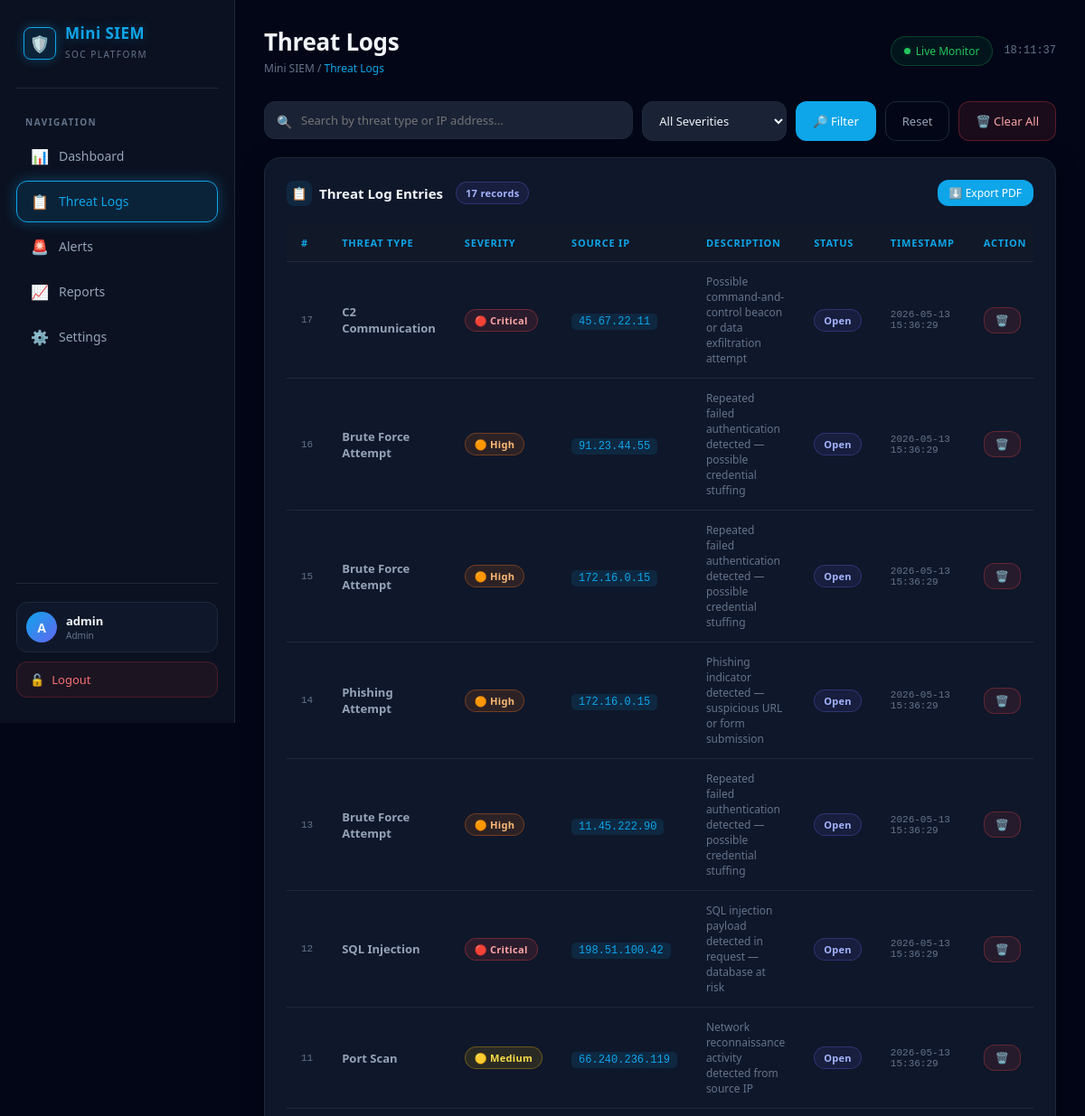
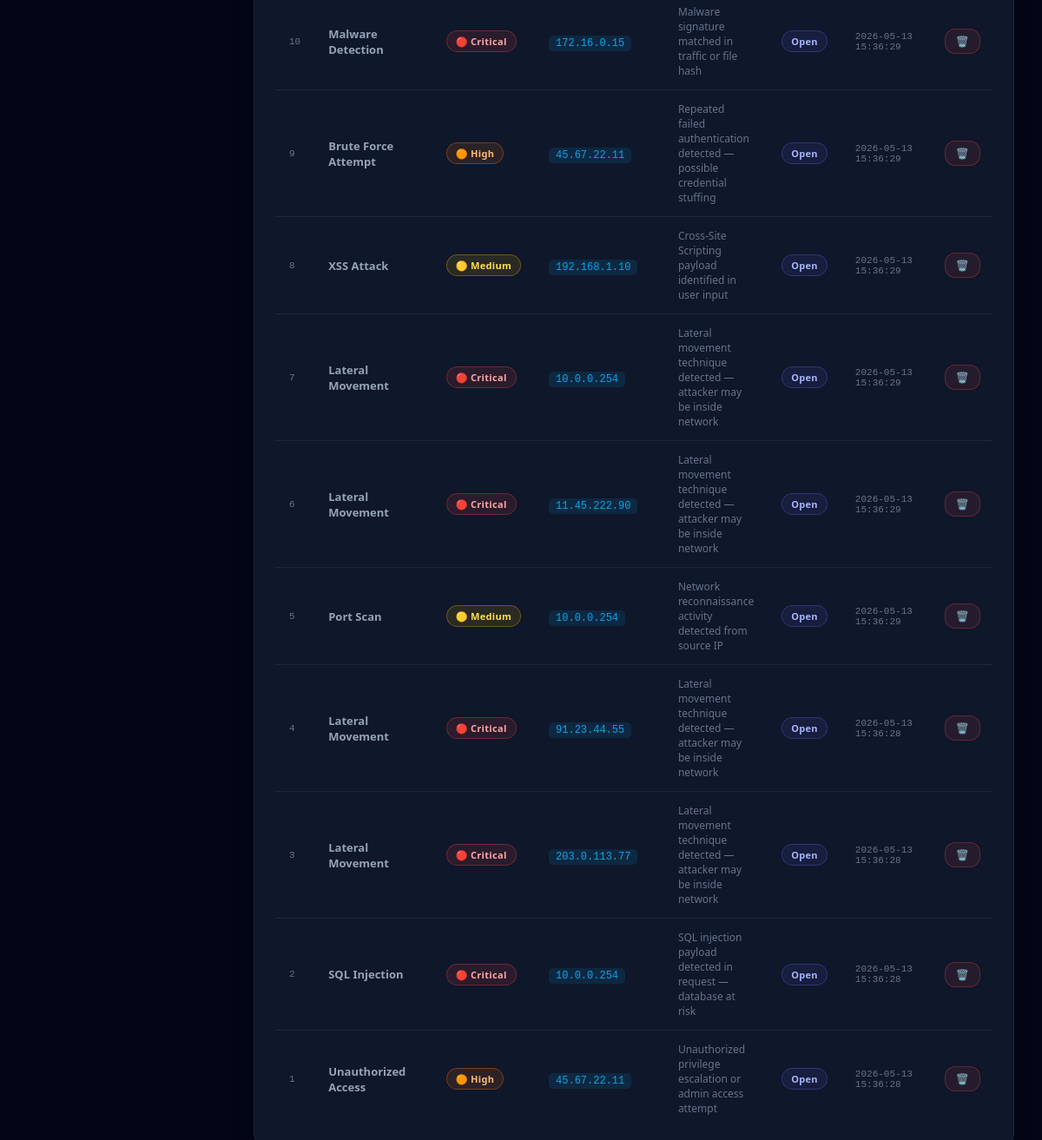
The app's page /logs (signed in) with its own data (2 pictures, top to bottom).
### app.py (models this page shows, shortened)
class Threat(db.Model):
    __tablename__ = "threats"
    id           = db.Column(db.Integer, primary_key=True)
    threat_type  = db.Column(db.String(100), nullable=False)
    severity     = db.Column(db.String(50),  nullable=False)
    source_ip    = db.Column(db.String(50),  nullable=False, default="Unknown")
    description  = db.Column(db.String(255), nullable=True)
    status       = db.Column(db.String(30),  nullable=False, default="Open")
    timestamp    = db.Column(db.DateTime,    nullable=False, default=datetime.utcnow)

### app.py (the view, shortened to what this page needs)
@app.route("/logs")
@login_required
def logs():
    page      = request.args.get("page", 1, type=int)
    severity  = request.args.get("severity", "")
    search    = request.args.get("search", "")
    per_page  = 20
    query = Threat.query
    if severity:
        query = query.filter_by(severity=severity)
    pagination = query.order_by(Threat.timestamp.desc()).paginate(
        page=page, per_page=per_page, error_out=False
    )
    return render_template(
        "logs.html",
        logs=pagination.items,
        pagination=pagination,
        severity=severity,
        search=search,
        page_title="Threat Logs",
    )

### app.py (called while the page is built)
def login_required(f):
    @wraps(f)
    def decorated(*args, **kwargs):
        if not session.get("logged_in"):
            flash("Please log in to access this page.", "warning")
            return redirect(url_for("login"))
        return f(*args, **kwargs)
    return decorated

### templates/logs.html (shortened to what this page needs)
{% extends "base.html" %}
{% block content %}
<form method="GET" action="{{ url_for('logs') }}">
  <div class="search-bar">
    <div class="search-input-wrap">
      <span class="search-icon">🔍</span>
      <input
        type="text"
        name="search"
        placeholder="Search by threat type or IP address..."
        value="{{ search }}"
      >
    </div>
    <select name="severity" style="width:160px;">
      <option value="">All Severities</option>
    </select>
    <button type="submit" class="btn btn-primary">
      🔎 Filter
    </button>
    <a href="{{ url_for('logs') }}" class="btn btn-ghost">Reset</a>
    <button
      type="button"
      class="btn btn-danger"
      onclick="clearAll()"
      style="margin-left:auto;"
    >
      🗑️ Clear All
    </button>
  </div>
</form>
<div class="panel">
  <div class="panel-header">
    <div class="panel-title">
      <div class="title-icon">📋</div>
      Threat Log Entries
      <span class="badge badge-open" style="margin-left:6px;">
        {{ pagination.total }} records
      </span>
    </div>
    <a href="{{ url_for('download_report') }}" class="btn btn-primary btn-sm">
      ⬇️ Export PDF
    </a>
  </div>
  <div class="table-wrapper">
    <table>
      <thead>
        <tr>
          <th>#</th>
          <th>Threat Type</th>
          <th>Severity</th>
          <th>Source IP</th>
          <th>Description</th>
          <th>Status</th>
          <th>Timestamp</th>
          <th>Action</th>
        </tr>
      </thead>
      <tbody>
        {% for log in logs %}
        <tr id="row-{{ log.id }}">
          <td class="ts-mono">{{ log.id }}</td>
          <td><strong>{{ log.threat_type }}</strong></td>
          <td>
            <span class="badge badge-{{ log.severity.lower() }}">
              {% if log.severity == 'Critical' %}🔴
              {% elif log.severity == 'High' %}🟠
              {% elif log.severity == 'Medium' %}🟡
              {% else %}🟢{% endif %}
              {{ log.severity }}
            </span>
          </td>
          <td><span class="ip-mono">{{ log.source_ip }}</span></td>
          <td style="font-size:12px;color:var(--text-muted);max-width:220px;">
            {{ log.description or '—' }}
          </td>
          <td>
            <span class="badge badge-{{ log.status.lower() }}">{{ log.status }}</span>
          </td>
          <td class="ts-mono">{{ log.timestamp.strftime('%Y-%m-%d %H:%M:%S') }}</td>
          <td>
            <button
              class="btn btn-danger btn-sm"
              onclick="deleteRow({{ log.id }})"
            >🗑️</button>
          </td>
        </tr>
        {% else %}
        <tr>
          <td colspan="8" style="text-align:center;color:var(--text-muted);padding:40px;">
            No threat logs found matching your filters.
          </td>
        </tr>
        {% endfor %}
      </tbody>
    </table>
  </div>
</div>
{% endblock %}

### templates/base.html (shortened to what this page needs)
<!DOCTYPE html>
<html lang="en">
<head>
  <link rel="stylesheet" href="{{ url_for('static', filename='css/style.css') }}">
</head>
<body class="app-body">
<aside class="sidebar" id="sidebar">
  <div class="sidebar-brand">
    <div class="brand-icon">🛡️</div>
    <div class="brand-text">
      <h2>Mini SIEM</h2>
      <span>SOC Platform</span>
    </div>
  </div>
  <div class="sidebar-section">Navigation</div>
  <nav>
    <ul>
      <li>
        <a href="{{ url_for('dashboard') }}"
           class="{{ 'active' if request.endpoint == 'dashboard' }}">
          <span class="nav-icon">📊</span> Dashboard
        </a>
      </li>
      <li>
        <a href="{{ url_for('logs') }}"
           class="{{ 'active' if request.endpoint == 'logs' }}">
          <span class="nav-icon">📋</span> Threat Logs
        </a>
      </li>
      <li>
        <a href="{{ url_for('alerts') }}"
           class="{{ 'active' if request.endpoint == 'alerts' }}">
          <span class="nav-icon">🚨</span> Alerts
        </a>
      </li>
      <li>
        <a href="{{ url_for('reports') }}"
           class="{{ 'active' if request.endpoint == 'reports' }}">
          <span class="nav-icon">📈</span> Reports
        </a>
      </li>
      <li>
        <a href="{{ url_for('settings') }}"
           class="{{ 'active' if request.endpoint == 'settings' }}">
          <span class="nav-icon">⚙️</span> Settings
        </a>
      </li>
    </ul>
  </nav>
  <div class="sidebar-footer">
    <div class="user-info">
      <div class="user-avatar">{{ session.get('username', 'A')[0].upper() }}</div>
      <div class="user-details">
        <div class="user-name">{{ session.get('username', 'admin') }}</div>
        <div class="user-role">{{ session.get('role', 'Admin') }}</div>
      </div>
    </div>
    <a href="{{ url_for('logout') }}" class="logout-link">
      <span>🔓</span> Logout
    </a>
  </div>
</aside>
<main class="main-content">
  <div class="topbar">
    <div class="topbar-left">
      <h1>{% block page_heading %}{{ page_title }}{% endblock %}</h1>
      <div class="breadcrumb">Mini SIEM / <span>{{ page_title }}</span></div>
    </div>
    <div class="topbar-right">
      <div class="live-badge"><div class="live-dot"></div>Live Monitor</div>
      <div class="topbar-time" id="clock">--:--:--</div>
    </div>
  </div>
  {% block content %}{% endblock %}
</main>
</body>
</html>

### records on screen
Threat: id "17", threat_type "C2 Communication", severity "Critical", source_ip "45.67.22.11", description "Possible command-and-control beacon or data exfiltration attempt", status "Open", timestamp "2026-05-13 15:36:29"
Threat: id "16", threat_type "Brute Force Attempt", severity "High", source_ip "91.23.44.55", description "Repeated failed authentication detected — possible credential stuffing", status "Open", timestamp "2026-05-13 15:36:29"
Threat: id "15", threat_type "Brute Force Attempt", severity "High", source_ip "172.16.0.15", description "Repeated failed authentication detected — possible credential stuffing", status "Open", timestamp "2026-05-13 15:36:29"
Threat: id "14", threat_type "Phishing Attempt", severity "High", source_ip "172.16.0.15", description "Phishing indicator detected — suspicious URL or form submission", status "Open", timestamp "2026-05-13 15:36:29"
Threat: id "13", threat_type "Brute Force Attempt", severity "High", source_ip "11.45.222.90", description "Repeated failed authentication detected — possible credential stuffing", status "Open", timestamp "2026-05-13 15:36:29"
Threat: id "12", threat_type "SQL Injection", severity "Critical", source_ip "198.51.100.42", description "SQL injection payload detected in request — database at risk", status "Open", timestamp "2026-05-13 15:36:29"
Threat: id "11", threat_type "Port Scan", severity "Medium", source_ip "66.240.236.119", description "Network reconnaissance activity detected from source IP", status "Open", timestamp "2026-05-13 15:36:29"
Threat: id "10", threat_type "Malware Detection", severity "Critical", source_ip "172.16.0.15", description "Malware signature matched in traffic or file hash", status "Open", timestamp "2026-05-13 15:36:29"
Threat: id "9", threat_type "Brute Force Attempt", severity "High", source_ip "45.67.22.11", description "Repeated failed authentication detected — possible credential stuffing", status "Open", timestamp "2026-05-13 15:36:29"
Threat: id "8", threat_type "XSS Attack", severity "Medium", source_ip "192.168.1.10", description "Cross-Site Scripting payload identified in user input", status "Open", timestamp "2026-05-13 15:36:29"
Threat: id "7", threat_type "Lateral Movement", severity "Critical", source_ip "10.0.0.254", description "Lateral movement technique detected — attacker may be inside network", status "Open", timestamp "2026-05-13 15:36:29"
Threat: id "6", threat_type "Lateral Movement", severity "Critical", source_ip "11.45.222.90", description "Lateral movement technique detected — attacker may be inside network", status "Open", timestamp "2026-05-13 15:36:29"
Threat: id "5", threat_type "Port Scan", severity "Medium", source_ip "10.0.0.254", description "Network reconnaissance activity detected from source IP", status "Open", timestamp "2026-05-13 15:36:29"
Threat: id "4", threat_type "Lateral Movement", severity "Critical", source_ip "91.23.44.55", description "Lateral movement technique detected — attacker may be inside network", status "Open", timestamp "2026-05-13 15:36:28"
Threat: id "3", threat_type "Lateral Movement", severity "Critical", source_ip "203.0.113.77", description "Lateral movement technique detected — attacker may be inside network", status "Open", timestamp "2026-05-13 15:36:28"
Threat: id "2", threat_type "SQL Injection", severity "Critical", source_ip "10.0.0.254", description "SQL injection payload detected in request — database at risk", status "Open", timestamp "2026-05-13 15:36:28"
Threat: id "1", threat_type "Unauthorized Access", severity "High", source_ip "45.67.22.11", description "Unauthorized privilege escalation or admin access attempt", status "Open", timestamp "2026-05-13 15:36:28"

### other values on screen
{{ session.get('username', 'A')[0].upper() }} "A"
{{ session.get('username', 'admin') }} "admin"
{{ session.get('role', 'Admin') }} "Admin"
{{ page_title }} "Threat Logs"
{{ pagination.total }} "17"
